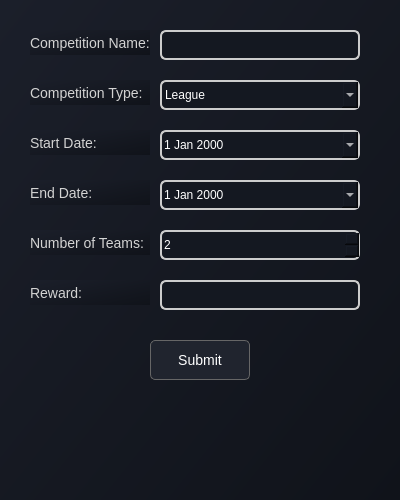
<?xml version="1.0" encoding="UTF-8"?>
<ui version="4.0">
 <class>AddCompetitionForm</class>
 <widget class="QWidget" name="AddCompetitionForm">
  <property name="geometry">
   <rect>
    <x>0</x>
    <y>0</y>
    <width>400</width>
    <height>500</height>
   </rect>
  </property>
  <property name="windowTitle">
   <string>Add New Competition</string>
  </property>
  <property name="styleSheet">
   <string notr="true">background: qlineargradient(x1:0, y1:0, x2:1, y2:1, stop:0 #1b1f2a, stop:1 #10131a);</string>
  </property>

  <!-- Competition Name -->
  <widget class="QLabel" name="label_comp_name">
   <property name="geometry">
    <rect>
     <x>30</x>
     <y>30</y>
     <width>120</width>
     <height>25</height>
    </rect>
   </property>
   <property name="styleSheet">
    <string notr="true">color: #D3D3D3; font-size: 14px;</string>
   </property>
   <property name="text">
    <string>Competition Name:</string>
   </property>
  </widget>
  <widget class="QLineEdit" name="lineEdit_comp_name">
   <property name="geometry">
    <rect>
     <x>160</x>
     <y>30</y>
     <width>200</width>
     <height>30</height>
    </rect>
   </property>
   <property name="styleSheet">
    <string notr="true">background-color: #141821;
border: 2px solid #cccccc;
border-radius: 6px;
padding: 6px 10px;
font-size: 14px;
color: white;</string>
   </property>
  </widget>

  <!-- Competition Type -->
  <widget class="QLabel" name="label_comp_type">
   <property name="geometry">
    <rect>
     <x>30</x>
     <y>80</y>
     <width>120</width>
     <height>25</height>
    </rect>
   </property>
   <property name="styleSheet">
    <string notr="true">color: #D3D3D3; font-size: 14px;</string>
   </property>
   <property name="text">
    <string>Competition Type:</string>
   </property>
  </widget>
  <widget class="QComboBox" name="comboBox_comp_type">
   <property name="geometry">
    <rect>
     <x>160</x>
     <y>80</y>
     <width>200</width>
     <height>30</height>
    </rect>
   </property>
   <property name="styleSheet">
    <string notr="true">background-color: #141821;
border: 2px solid #cccccc;
border-radius: 6px;
color: white;</string>
   </property>
   <item>
    <property name="text">
     <string>League</string>
    </property>
   </item>
   <item>
    <property name="text">
     <string>Tournament</string>
    </property>
   </item>
   <item>
    <property name="text">
     <string>Cup</string>
    </property>
   </item>
  </widget>

  <!-- Start Date -->
  <widget class="QLabel" name="label_start_date">
   <property name="geometry">
    <rect>
     <x>30</x>
     <y>130</y>
     <width>120</width>
     <height>25</height>
    </rect>
   </property>
   <property name="styleSheet">
    <string notr="true">color: #D3D3D3; font-size: 14px;</string>
   </property>
   <property name="text">
    <string>Start Date:</string>
   </property>
  </widget>
  <widget class="QDateEdit" name="dateEdit_start_date">
   <property name="geometry">
    <rect>
     <x>160</x>
     <y>130</y>
     <width>200</width>
     <height>30</height>
    </rect>
   </property>
   <property name="styleSheet">
    <string notr="true">background-color: #141821;
border: 2px solid #cccccc;
border-radius: 6px;
color: white;</string>
   </property>
   <property name="calendarPopup">
    <bool>true</bool>
   </property>
  </widget>

  <!-- End Date -->
  <widget class="QLabel" name="label_end_date">
   <property name="geometry">
    <rect>
     <x>30</x>
     <y>180</y>
     <width>120</width>
     <height>25</height>
    </rect>
   </property>
   <property name="styleSheet">
    <string notr="true">color: #D3D3D3; font-size: 14px;</string>
   </property>
   <property name="text">
    <string>End Date:</string>
   </property>
  </widget>
  <widget class="QDateEdit" name="dateEdit_end_date">
   <property name="geometry">
    <rect>
     <x>160</x>
     <y>180</y>
     <width>200</width>
     <height>30</height>
    </rect>
   </property>
   <property name="styleSheet">
    <string notr="true">background-color: #141821;
border: 2px solid #cccccc;
border-radius: 6px;
color: white;</string>
   </property>
   <property name="calendarPopup">
    <bool>true</bool>
   </property>
  </widget>

  <!-- Number of Teams -->
  <widget class="QLabel" name="label_numbers_teams">
   <property name="geometry">
    <rect>
     <x>30</x>
     <y>230</y>
     <width>120</width>
     <height>25</height>
    </rect>
   </property>
   <property name="styleSheet">
    <string notr="true">color: #D3D3D3; font-size: 14px;</string>
   </property>
   <property name="text">
    <string>Number of Teams:</string>
   </property>
  </widget>
  <widget class="QSpinBox" name="spinBox_numbers_teams">
   <property name="geometry">
    <rect>
     <x>160</x>
     <y>230</y>
     <width>200</width>
     <height>30</height>
    </rect>
   </property>
   <property name="styleSheet">
    <string notr="true">background-color: #141821;
border: 2px solid #cccccc;
border-radius: 6px;
color: white;</string>
   </property>
   <property name="minimum">
    <number>2</number>
   </property>
   <property name="maximum">
    <number>100</number>
   </property>
  </widget>

  <!-- Reward -->
  <widget class="QLabel" name="label_reward">
   <property name="geometry">
    <rect>
     <x>30</x>
     <y>280</y>
     <width>120</width>
     <height>25</height>
    </rect>
   </property>
   <property name="styleSheet">
    <string notr="true">color: #D3D3D3; font-size: 14px;</string>
   </property>
   <property name="text">
    <string>Reward:</string>
   </property>
  </widget>
  <widget class="QLineEdit" name="lineEdit_reward">
   <property name="geometry">
    <rect>
     <x>160</x>
     <y>280</y>
     <width>200</width>
     <height>30</height>
    </rect>
   </property>
   <property name="styleSheet">
    <string notr="true">background-color: #141821;
border: 2px solid #cccccc;
border-radius: 6px;
padding: 6px 10px;
font-size: 14px;
color: white;</string>
   </property>
  </widget>

  <!-- Submit Button -->
  <widget class="QPushButton" name="pushButton_submit">
   <property name="geometry">
    <rect>
     <x>150</x>
     <y>340</y>
     <width>100</width>
     <height>40</height>
    </rect>
   </property>
   <property name="styleSheet">
    <string notr="true">background-color: #20242e;
color: white;
border-radius: 5px;
padding: 6px 12px;
border: 1px solid #666666;
font-size: 14px;</string>
   </property>
   <property name="text">
    <string>Submit</string>
   </property>
  </widget>
 </widget>
 <resources/>
 <connections/>
</ui>
